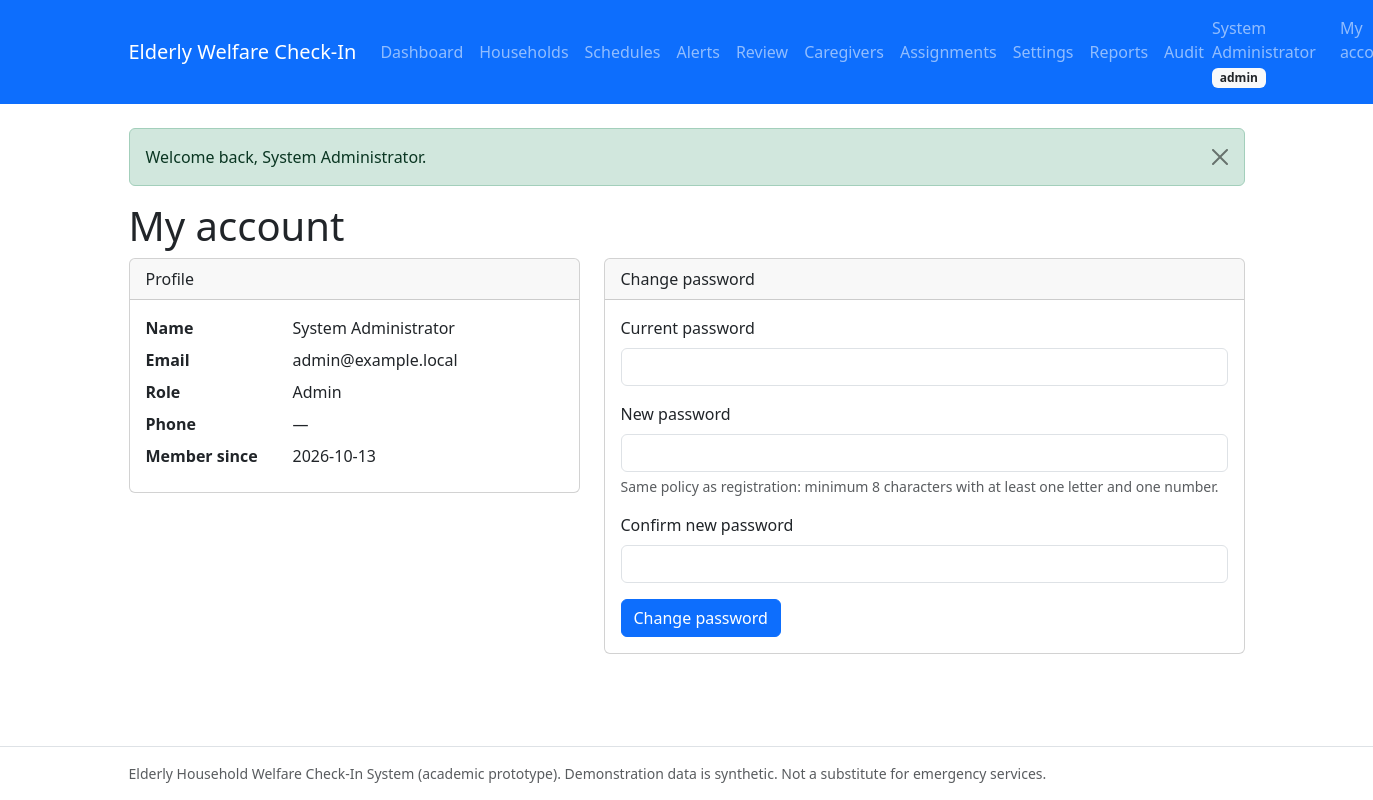
The app's page /account.php (signed in) with its own data.
### tables this page shows
CREATE TABLE users (
  id                 INT UNSIGNED NOT NULL AUTO_INCREMENT,
  full_name          VARCHAR(100) NOT NULL,
  email              VARCHAR(150) NOT NULL,
  phone              VARCHAR(20) NULL DEFAULT NULL,
  password_hash      VARCHAR(255) NOT NULL COMMENT 'bcrypt hash only, never plain text',
  role               ENUM('admin','caregiver','elderly') NOT NULL
                     COMMENT 'elderly = elderly person OR authorized family member',
  elderly_profile_id INT UNSIGNED NULL DEFAULT NULL
                     COMMENT 'set only for role=elderly; links login to permitted profile',
  status             ENUM('active','suspended') NOT NULL DEFAULT 'active',
  created_at         TIMESTAMP NOT NULL DEFAULT CURRENT_TIMESTAMP,
  updated_at         TIMESTAMP NOT NULL DEFAULT CURRENT_TIMESTAMP ON UPDATE CURRENT_TIMESTAMP,
  PRIMARY KEY (id),
  UNIQUE KEY uq_users_email (email),
  INDEX idx_users_role (role),
  INDEX idx_users_status (status)
);

### includes/functions.php (called while the page is built, shortened)
<?php
require_once __DIR__ . '/../config/database.php';
function e(?string $value): string
{
    return htmlspecialchars((string) $value, ENT_QUOTES, 'UTF-8');
}
function flashes(): array
{
    $pending = $_SESSION['flashes'] ?? [];
    return $pending;
}

### config/database.php (called while the page is built, shortened)
<?php
try {
    $pdo = new PDO(
        'mysql:host=' . DB_HOST . ';dbname=' . DB_NAME . ';charset=' . DB_CHARSET,
        DB_USER,
        DB_PASS,
        [
            PDO::ATTR_ERRMODE            => PDO::ERRMODE_EXCEPTION,
            PDO::ATTR_DEFAULT_FETCH_MODE => PDO::FETCH_ASSOC,
            PDO::ATTR_EMULATE_PREPARES   => false,
        ]
    );
    $pdo->exec("SET time_zone = '" . DB_TIMEZONE_OFFSET . "'");
} catch (PDOException $e) {
    error_log('Database connection failed: ' . $e->getMessage());
    if (PHP_SAPI === 'cli') {
        fwrite(STDERR, "Database connection failed. Check config/database.php and that MySQL is running.\n");
        exit(1);
    }
    http_response_code(500);
    exit('Database connection failed. Please check the configuration and try again.');
}
function db(): PDO
{
    global $pdo;
    return $pdo;
}

### includes/auth.php (called while the page is built, shortened)
<?php
require_once __DIR__ . '/functions.php';
function current_user(): ?array
{
    $stmt = db()->prepare(
        'SELECT id, full_name, email, role, elderly_profile_id, status
         FROM users WHERE id = :id'
    );
    $stmt->execute(['id' => $_SESSION['user_id']]);
    $user = $stmt->fetch();
    return $user;
}
        ?>
        <?php
function role_home(string $role): string
{
    return match ($role) {
        'admin'     => 'admin/dashboard.php',
        'caregiver' => 'caregiver/dashboard.php',
        default     => 'elderly/checkin.php',
    };
}

### account.php (the view, shortened to what this page needs)
<?php
require_once __DIR__ . '/includes/auth.php';
$user = require_login('login.php');
$stmt = db()->prepare(
    'SELECT full_name, email, role, phone, created_at FROM users WHERE id = :id');
$stmt->execute(['id' => (int) $user['id']]);
$profile = $stmt->fetch();
$rootPrefix = '';
require_once __DIR__ . '/includes/header.php';
?>
<h1>My account</h1>
<div class="row g-4">
    <div class="col-md-5">
        <div class="card"><div class="card-header">Profile</div>
        <div class="card-body">
            <dl class="row mb-0">
                <dt class="col-sm-4">Name</dt><dd class="col-sm-8"><?= e($profile['full_name']) ?></dd>
                <dt class="col-sm-4">Email</dt><dd class="col-sm-8"><?= e($profile['email']) ?></dd>
                <dt class="col-sm-4">Role</dt><dd class="col-sm-8"><?= e(ucfirst($profile['role'])) ?></dd>
                <dt class="col-sm-4">Phone</dt><dd class="col-sm-8"><?= e($profile['phone'] ?? '—') ?></dd>
                <dt class="col-sm-4">Member since</dt><dd class="col-sm-8"><?= e(substr((string) $profile['created_at'], 0, 10)) ?></dd>
            </dl>
        </div></div>
    </div>
    <div class="col-md-7">
        <div class="card"><div class="card-header">Change password</div>
        <div class="card-body">
            <form method="post" novalidate>
                <div class="mb-3">
                    <label class="form-label" for="pw-cur">Current password</label>
                    <input class="form-control" type="password" id="pw-cur" name="current_password"
                           required autocomplete="current-password">
                </div>
                <div class="mb-3">
                    <label class="form-label" for="pw-new">New password</label>
                    <input class="form-control" type="password" id="pw-new" name="new_password"
                           required autocomplete="new-password"
                           aria-describedby="pw-help">
                    <div class="form-text" id="pw-help">Same policy as registration:
                        minimum 8 characters with at least one letter and one number.</div>
                </div>
                <div class="mb-3">
                    <label class="form-label" for="pw-confirm">Confirm new password</label>
                    <input class="form-control" type="password" id="pw-confirm" name="confirm_password"
                           required autocomplete="new-password">
                </div>
                <button class="btn btn-primary" type="submit">Change password</button>
            </form>
        </div></div>
    </div>
</div>
<?php require_once __DIR__ . '/includes/footer.php'; ?>

### includes/header.php (shortened to what this page needs)
<?php
require_once __DIR__ . '/functions.php';
require_once __DIR__ . '/auth.php';
$rootPrefix = $rootPrefix ?? '';
$user       = current_user();
$homeUrl    = $rootPrefix . ($user ? role_home($user['role']) : 'index.php');
?>
<!doctype html>
<html lang="en">
<head>
    <link rel="stylesheet" href="<?= e($rootPrefix) ?>assets/css/bootstrap.min.css">
    <link rel="stylesheet" href="<?= e($rootPrefix) ?>assets/css/app.css">
</head>
<body>
<nav class="navbar navbar-expand-lg navbar-dark bg-primary mb-4">
    <div class="container">
        <a class="navbar-brand" href="<?= e($homeUrl) ?>">Elderly Welfare Check-In</a>
        <div class="collapse navbar-collapse" id="nav">
            <ul class="navbar-nav me-auto">
                <?php if ($user && $user['role'] === 'admin'): ?>
                    <li class="nav-item"><a class="nav-link" href="<?= e($rootPrefix) ?>admin/dashboard.php">Dashboard</a></li>
                    <li class="nav-item"><a class="nav-link" href="<?= e($rootPrefix) ?>admin/elderly.php">Households</a></li>
                    <li class="nav-item"><a class="nav-link" href="<?= e($rootPrefix) ?>admin/schedules.php">Schedules</a></li>
                    <li class="nav-item"><a class="nav-link" href="<?= e($rootPrefix) ?>caregiver/alerts.php">Alerts</a></li>
                    <li class="nav-item"><a class="nav-link" href="<?= e($rootPrefix) ?>caregiver/review.php">Review</a></li>
                    <li class="nav-item"><a class="nav-link" href="<?= e($rootPrefix) ?>admin/caregivers.php">Caregivers</a></li>
                    <li class="nav-item"><a class="nav-link" href="<?= e($rootPrefix) ?>admin/assignments.php">Assignments</a></li>
                    <li class="nav-item"><a class="nav-link" href="<?= e($rootPrefix) ?>admin/settings.php">Settings</a></li>
                    <li class="nav-item"><a class="nav-link" href="<?= e($rootPrefix) ?>admin/reports.php">Reports</a></li>
                    <li class="nav-item"><a class="nav-link" href="<?= e($rootPrefix) ?>admin/audit.php">Audit</a></li>
                <?php elseif ($user): ?>
                    <li class="nav-item"><a class="nav-link" href="<?= e($rootPrefix) ?>elderly/checkin.php">My check-ins</a></li>
                    <li class="nav-item"><a class="nav-link" href="<?= e($rootPrefix) ?>elderly/profile.php">My profile</a></li>
                <?php endif; ?>
            </ul>
            <ul class="navbar-nav">
                <?php if ($user): ?>
                    <li class="nav-item navbar-text me-3">
                        <?= e($user['full_name']) ?>
                        <span class="badge bg-light text-dark"><?= e($user['role']) ?></span>
                    </li>
                    <li class="nav-item"><a class="nav-link" href="<?= e($rootPrefix) ?>account.php">My account</a></li>
                <?php else: ?>
                    <li class="nav-item"><a class="nav-link" href="<?= e($rootPrefix) ?>login.php">Log in</a></li>
                <?php endif; ?>
            </ul>
        </div>
    </div>
</nav>
<main class="container mb-5">
    <?php foreach (flashes() as $flash): ?>
        <div class="alert alert-<?= e($flash['type']) ?> alert-dismissible fade show" role="alert">
            <?= e($flash['message']) ?>
            <button type="button" class="btn-close" data-bs-dismiss="alert" aria-label="Close"></button>
        </div>
    <?php endforeach; ?>

### assets/css/app.css (style rules this page uses)
body { display: flex; flex-direction: column; min-height: 100vh; }
main { flex: 1; }

### records on screen
users: full_name "System Administrator", role "admin", email "admin@example.local", role "Admin", phone "—", created_at "2026-10-13"

### other values on screen
$flash['message'] "Welcome back, System Administrator."
